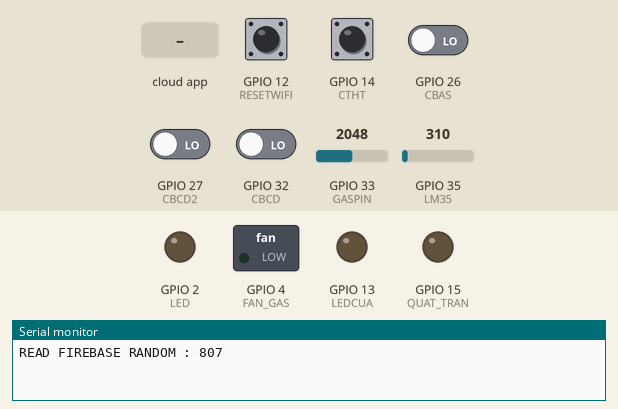
A sketch run on a simulated ESP32. Parts: switched loads named in the sketch (green lamp = pin HIGH), output pins drawn as LEDs (lit = HIGH), the last lines printed to the serial monitor. Inputs (shaded band) come from the test bench; at power-on: GPIO 12 (RESETWIFI), GPIO 14 (CTHT) HIGH, GPIO 26 (CBAS), GPIO 27 (CBCD2), GPIO 32 (CBCD) LOW, GPIO 33 (GASPIN) = 2048, GPIO 35 (LM35) = 310. WiFi joins after 1.5 s; servers stay silent unless stated; random numbers use the default seed unless the sketch sets one; EEPROM starts erased; the Firebase database answers and starts empty.

Above: at 2.7 s.
2.8 s: the phone or cloud app sets AUTO_FAN to 1
At 5.7 s:
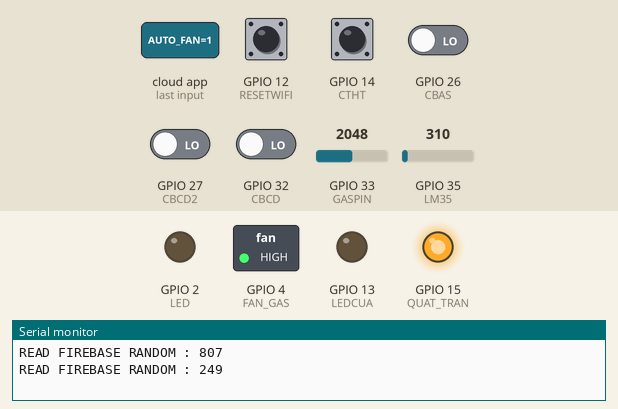
6.0 s: GPIO 33 (GASPIN) set to 45
8.1 s: GPIO 33 (GASPIN) set to 38
At 9.3 s:
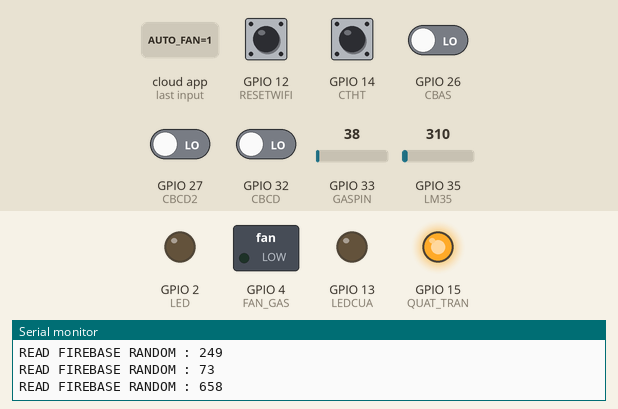
14.6 s: GPIO 26 (CBAS) driven HIGH
At 16.8 s:
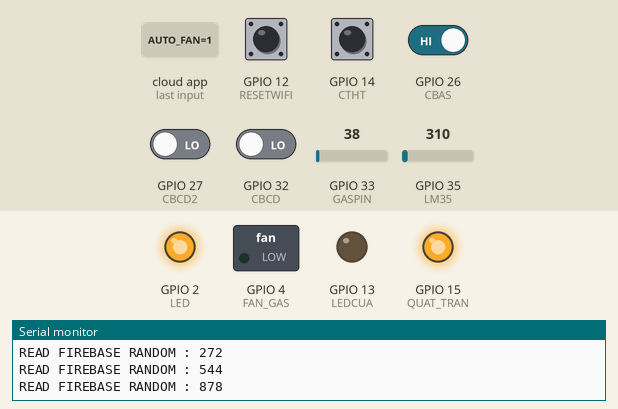
21.1 s: GPIO 32 (CBCD) driven HIGH
At 24.7 s:
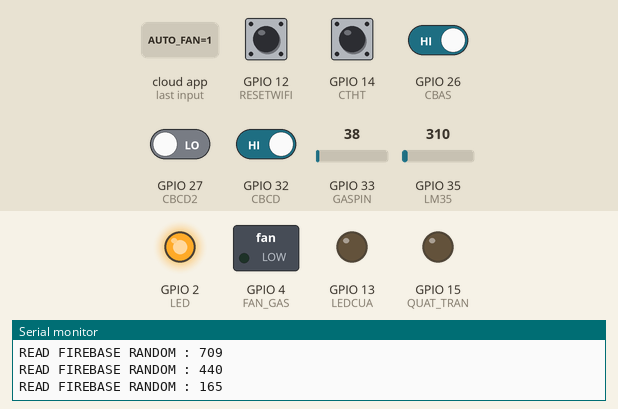
27.6 s: GPIO 33 (GASPIN) set to 491
At 31.5 s:
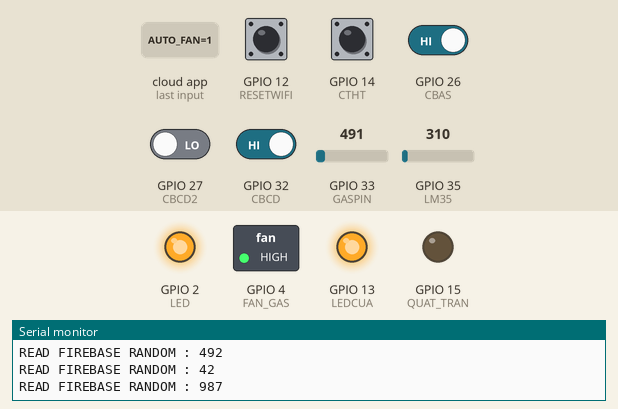
Timing chart, 0 to 35.1 s (numbered marks = the images above; inputs shaded):
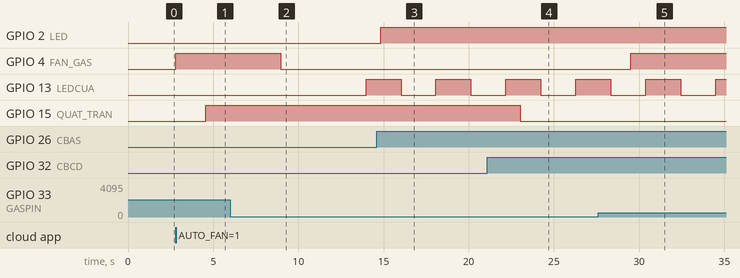

The sketch:

esp32_cod_DA5_smathome.ino
```cpp
#include <WiFiManager.h>
#include <EEPROM.h>

#include <FirebaseESP32.h>

#define FIREBASE_HOST "https://smarthome-60fcb-default-rtdb.asia-southeast1.firebasedatabase.app"
#define FIREBASE_AUTH "KZO1O5CMhf95ptz8WWlbIY8TjyExCmktZCWVVNXO"  // QA

FirebaseData FirebaseRead;
FirebaseData FirebaseWrite;

#define LM35 35         // chân cảm biến nhiệt độ
#define RESETWIFI  12    // chân nút để thay đổi mạng wifi
#define CTHT  14        // chân công tắc hành trình nhận biết trạng thái cửa
#define GASPIN  33      // chân cảm biến khí ga

#define FAN_GAS  4     // chân tín hiệu đk quạt hút khí ga
#define CBCD  32        // chân cảm biến chuyển động quạt trần
#define CBCD2  27       // chân cảm biến chuyển động đèn
#define QUAT_TRAN  15   // chân tín hiệu đk quạt trần
#define CBAS  26        // chân cảm biến ánh sáng
#define LED  2         // chân tín hiệu đk đèn
#define LEDCUA  13      // chân tín hiệu đk led bao cua


//
int gas ,set_gas_on = 30 , set_gas_off = 10 , set_fan_on = 32 ,set_fan_off = 27  ;
int temp_lm35;
int tt_chedo;

// biến về thời gian sáng của đèn
unsigned long time_led  ;
unsigned long tt_time_led =1 , thoigiansang = 10000;

// biến về thời gian sau bao lâu không đóng cửa sẽ kêu cảnh báo
unsigned long time_door  ;
unsigned long tt_time_door =1 , thoigianmocua = 10000;


// linh để in trạng thái thiết bị lên firebase
String URL_STATE_DEN = "/CSDL/CONTROL/STATE_DEN";
String URL_STATE_DOOR = "/CSDL/CONTROL/STATE_DOOR";
String URL_STATE_FAN_GAS = "/CSDL/CONTROL/STATE_FAN_GAS";
String URL_STATE_FAN_TRAN = "/CSDL/CONTROL/STATE_FAN_TRAN";

// linh in lên thống số nhiệt độ và lồng độ khí ga
String VALUE_GAS = "/CSDL/VALUES/GAS";
String VALUE_TEMP = "/CSDL/VALUES/TEMP";

// linh lấy tín hiệu điều khiển quạt trần ở chế độ tay
String URL_FAN_APP = "/CSDL/CONTROL/FAN_APP";

// linh lấy giá trị chế độ auto quạt trần
String AUTO_FAN = "/CSDL/CONTROL/AUTO_FAN";

// linh lấy giá trị on , off quạt trần ở chế độ auto
String VALUE_SETTING_AUTO_FAN_ON = "/CSDL/SETTING_AUTO/FAN_ON";
String VALUE_SETTING_AUTO_FAN_OFF = "/CSDL/SETTING_AUTO/FAN_OFF";

// linh lay giá trị on , off quạt hút ga
String VALUE_SETTING_GAS_ON = "/CSDL/SETTING_AUTO/GAS_ON";
String VALUE_SETTING_GAS_OFF = "/CSDL/SETTING_AUTO/GAS_OFF";

WiFiManager wifiManager;

void setup() {

  Serial.begin(9600);

  pinMode(CTHT, INPUT_PULLUP);
  pinMode(RESETWIFI, INPUT_PULLUP);
  pinMode(CBCD, INPUT);
  pinMode(CBCD2, INPUT);
  pinMode(CBAS, INPUT);


  pinMode(FAN_GAS, OUTPUT);
  pinMode(QUAT_TRAN, OUTPUT);
  pinMode(LED, OUTPUT);
  pinMode(LEDCUA, OUTPUT);

  digitalWrite(FAN_GAS , 0);
  digitalWrite(QUAT_TRAN , 0);
  digitalWrite(LED , 0);
  digitalWrite(LEDCUA , 0);

  //kết nối wifi
  EEPROM.begin(512);
  wifiManager.autoConnect("DO_AN_QUYNH_ANH");

  // kết nối wifi ok thì tiến hành kết nối firebase
  if (WiFi.status() == WL_CONNECTED)
  {
    Firebase.begin(FIREBASE_HOST, FIREBASE_AUTH);
    Firebase.reconnectWiFi(true);
  }
}

void loop() {

  tes();

  buttonwifi();
  quattran();
  Light();
  gas_fan();
  read_tt();
  canhbaocua();

}

//--------------ham đọc trạng thái của các thiết bị và in lên firebase---------------------
void read_tt() {

// nếu có kết nối wifi
if (WiFi.status() == WL_CONNECTED)
{
  // tt thái cửa ra vào
  Firebase.setInt(FirebaseWrite, URL_STATE_DOOR, digitalRead(CTHT));
  // tt đèn
  Firebase.setInt(FirebaseWrite, URL_STATE_DEN, digitalRead(LED));
  // tt quạt trần
  Firebase.setInt(FirebaseWrite, URL_STATE_FAN_GAS, digitalRead(FAN_GAS));
  // tt quạt hút khí ga
  Firebase.setInt(FirebaseWrite, URL_STATE_FAN_TRAN, digitalRead(QUAT_TRAN));


  // nồng độ khí ga
  Firebase.setInt(FirebaseWrite, VALUE_GAS, gas);
  // nhiệt độ
  Firebase.setFloat(FirebaseWrite, VALUE_TEMP, temp_lm35);

}

}
//------------------hàm cảnh báo khi không đóng cửa -------------
void canhbaocua(){

  // đọc tt công tắt hành trình
  int tt_congtac = digitalRead(CTHT);

    // nếu mà cửa đang mở
    if (tt_congtac == 1)
    {
      // cưa mở sau 5s mà không đóng thì kêu
      if(tt_time_door ==1)
      {
        time_door = millis();
        tt_time_door =0;
      }
      if ( (millis() - time_door )>= thoigiansang)
      {
        if(digitalRead(CTHT) == 1)
        {
          digitalWrite(LEDCUA , !digitalRead(LEDCUA));
          //delay(80);

        }
      }
    }
    // neu mà cửa đóng reset tt để chuẩn bị cho lần kêu tiếp theo
    else
    {
      tt_time_door = 1;
      digitalWrite(LEDCUA , 0);
    }


}

//---------------- ham bật tắt quạt trần -----------------------------
// cam bien hong ngoai khi == 0 la co  nguoi, = 1 là không có
void quattran() {

  int sum =0 ;
  int tb_adc =0;

  // đọc nhiệt độ của cảm biến 15 lần
  for(int i=0 ; i<15 ; i++)
  {
    int adc = analogRead(LM35);
    sum += adc ;
  }

  // lấy giá trị tb
  tb_adc = sum /15;

  // chuyển thành giá trị nhiệt độ
  temp_lm35 = map(tb_adc , 0,4095 , 0 , 330);

  if(WiFi.status() == WL_CONNECTED)
  {
  // đọc xem đang ở chế độ auto hay thủ công
  Firebase.getInt(FirebaseRead, AUTO_FAN);
  tt_chedo = FirebaseRead.intData();

  Firebase.getInt(FirebaseRead, VALUE_SETTING_AUTO_FAN_ON);
  set_fan_on= FirebaseRead.intData();

  Firebase.getInt(FirebaseRead, VALUE_SETTING_AUTO_FAN_OFF);
  set_fan_off = FirebaseRead.intData();

  }
  // nếu đang ở chế độ auto
  if (tt_chedo == 1 )
  {
    // nếu có người
    if(digitalRead(CBCD)== 0)
    {
      if(temp_lm35 >= set_fan_on)
      {
        digitalWrite(QUAT_TRAN , 1);
      }

      if(temp_lm35 <= set_fan_off)
      {
        digitalWrite(QUAT_TRAN , 0);
      }
    }
    // nếu không có người
    else
    {
      digitalWrite(QUAT_TRAN , 0);
    }
  }

  // nếu đang ở chế độ thủ công
  if (tt_chedo == 0 )
  {
    // đọc tín hiệu đk từ app trên firebase
    Firebase.getInt(FirebaseRead, URL_FAN_APP);
    int tt = FirebaseRead.intData();

    // bật tắt thiết bị
    if(tt == 1)
    {
      digitalWrite(QUAT_TRAN , 1);
    }
    if(tt==0)
    {
      digitalWrite(QUAT_TRAN , 0);
    }

  }

}

//-------------------hàm bật tắt đèn tự động ------------------------
// cam bien ánh sáng tối = 1, ngày  = 0
// cam bien hong ngoai 0 co người, 1 không có

void Light() {

  // đọc cảm biến ánh sáng
  int camBienAnhSang = digitalRead(CBAS);

    // nếu trời tối và có người
    if (camBienAnhSang == 1 && digitalRead(CBCD2) == 0)
    {
      // bật đèn
      digitalWrite(LED, 1);
      tt_time_led=1;
    }
     // bật sau 10s thì tắt
    if(tt_time_led ==1)
    {
      time_led = millis();
      tt_time_led =0;
    }
    if ( (millis() - time_led )>= thoigiansang)
    {
      digitalWrite(LED, 0);
    }

}

//---------------hàm chạy quạt khi khí ga vượt ngưỡng cài đặt--------------------
void gas_fan() {

  // đọc cảm biến ga
  int adc_gas = analogRead(GASPIN);

  // chuyển thành nồng độ 0-100%
  gas = map(adc_gas, 000, 4095, 0, 100);

  if (WiFi.status() == WL_CONNECTED)
  {
  // đọc dữ liệu trên firebase
    Firebase.getInt(FirebaseRead, VALUE_SETTING_GAS_ON);
    set_gas_on = FirebaseRead.intData();
    //
    Firebase.getInt(FirebaseRead, VALUE_SETTING_GAS_OFF);
    set_gas_off = FirebaseRead.intData();

  }
  // nếu nồng độ ga vượt mức set thì bật quạt thông gió
  if (gas >= set_gas_on)
  {
    digitalWrite(FAN_GAS, 1);
  }
  // nếu nồng độ ga giảm xuống mức set thì tắt
  if (gas <= set_gas_off)
  {
    digitalWrite(FAN_GAS, 0);
  }

}
// ---------------------ham nut thiết lập bắt wifi mới ------------------
void buttonwifi(){

  if (digitalRead(RESETWIFI) == LOW) {
    delay(30);
    if (digitalRead(RESETWIFI) == LOW) {
      delay(1500);
      if (digitalRead(RESETWIFI) == LOW) {
        wifiManager.resetSettings();
        wifiManager.autoConnect("DO_AN_QUYNH_ANH");
      }
    }
  }
}
//------------------------tes firebase ---------------------------
 void tes ()
{
  Firebase.setInt(FirebaseWrite, "tes",random(0,1000));
  delay(100);
  Firebase.getInt(FirebaseRead, "tes");
  int random = FirebaseRead.intData();
  Serial.print("READ FIREBASE RANDOM : ");
  Serial.println(random);
}
```

Measured:
- the behaviour switches between 41 and 40 on GPIO 33 (GASPIN) (found by bisection; images 1 and 2)
- after the input at 2.8 s, GPIO 15 (QUAT_TRAN): LOW → HIGH after 1.8 s
- after the input at 8.1 s, GPIO 4 (FAN_GAS): HIGH → LOW after 0.87 s
- after the input at 14.6 s, GPIO 2 (LED): LOW → HIGH after 0.22 s
- after the input at 21.1 s, GPIO 15 (QUAT_TRAN): HIGH → LOW after 1.9 s
- after the input at 27.6 s, GPIO 4 (FAN_GAS): LOW → HIGH after 1.9 s
- by itself, GPIO 13 (LEDCUA): alternates HIGH for 2.1 s and LOW for 2.1 s
